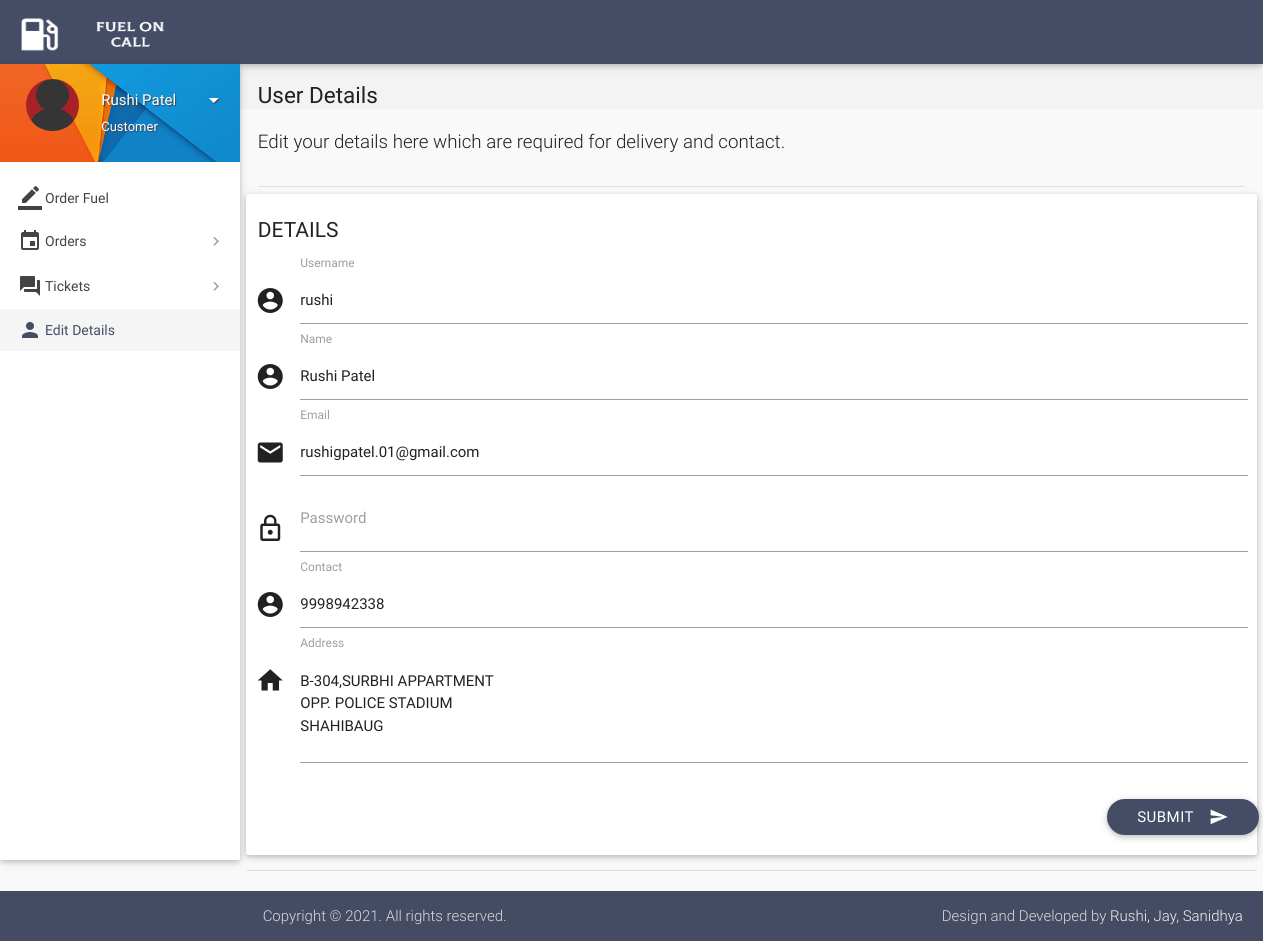
The app's page /details.php (signed in) with its own data.
### tables this page shows
CREATE TABLE `users` (
  `id` int(11) NOT NULL,
  `role` varchar(15) NOT NULL DEFAULT 'Customer',
  `name` varchar(15) NOT NULL,
  `username` varchar(10) NOT NULL,
  `password` varchar(16) NOT NULL,
  `email` varchar(35) DEFAULT NULL,
  `address` varchar(300) DEFAULT NULL,
  `contact` bigint(11) NOT NULL,
  `verified` tinyint(1) NOT NULL DEFAULT 0,
  `deleted` tinyint(4) NOT NULL DEFAULT 0
);

### includes/connect.php (called while the page is built, shortened)
<?php
$role = $_SESSION['role'];
?>

### details.php (the view, shortened to what this page needs)
<?php
include 'includes/connect.php';
$user_id = $_SESSION['user_id'];
$result = mysqli_query($con, "SELECT * FROM users where id = $user_id");
while($row = mysqli_fetch_array($result)){
$name = $row['name'];
$address = $row['address'];
$contact = $row['contact'];
$email = $row['email'];
$username = $row['username'];
}
	if($_SESSION['customer_sid']==session_id())
	{
		?>
<!DOCTYPE html>
<html lang="en">
<head>
  <link href="css/materialize.min.css" type="text/css" rel="stylesheet" media="screen,projection">
  <link href="css/style.min.css" type="text/css" rel="stylesheet" media="screen,projection">
  <link href="css/custom/custom.min.css" type="text/css" rel="stylesheet" media="screen,projection">
  <link href="js/plugins/perfect-scrollbar/perfect-scrollbar.css" type="text/css" rel="stylesheet" media="screen,projection">
</head>
<body>
  <header id="header" class="page-topbar">
        <div class="navbar-fixed">
            <nav class="navbar-color">
                <div class="nav-wrapper">
                    <ul class="left">
                      <li><h1 class="logo-wrapper"><a href="index.php" class="brand-logo darken-1"><img src="images/materialize-logo.png" alt="logo"></a> <span class="logo-text">Logo</span></h1></li>
                    </ul>
                </div>
            </nav>
        </div>
  </header>
  <div id="main">
    <div class="wrapper">
      <aside id="left-sidebar-nav">
        <ul id="slide-out" class="side-nav fixed leftside-navigation">
            <li class="user-details cyan darken-2">
            <div class="row">
                <div class="col col s4 m4 l4">
                    <img src="images/avatar.jpg" alt="" class="circle responsive-img valign profile-image">
                </div>
                <div class="col col s8 m8 l8">
                    <a class="btn-flat dropdown-button waves-effect waves-light white-text profile-btn" href="#" data-activates="profile-dropdown"><?php echo $name;?> <i class="mdi-navigation-arrow-drop-down right"></i></a>
                    <p class="user-roal"><?php echo $role;?></p>
                </div>
            </div>
            </li>
            <li class="bold"><a href="index.php" class="waves-effect waves-cyan"><i class="mdi-editor-border-color"></i> Order Fuel</a>
            </li>
                <li class="no-padding">
                    <ul class="collapsible collapsible-accordion">
                        <li class="bold"><a class="collapsible-header waves-effect waves-cyan"><i class="mdi-editor-insert-invitation"></i> Orders</a>
                        </li>
                    </ul>
                </li>
                <li class="no-padding">
                    <ul class="collapsible collapsible-accordion">
                        <li class="bold"><a class="collapsible-header waves-effect waves-cyan"><i class="mdi-action-question-answer"></i> Tickets</a>
                        </li>
                    </ul>
                </li>
            <li class="bold active"><a href="details.php" class="waves-effect waves-cyan"><i class="mdi-social-person"></i> Edit Details</a>
            </li>
        </ul>
        </aside>
      <section id="content">
        <div id="breadcrumbs-wrapper">
          <div class="container">
            <div class="row">
              <div class="col s12 m12 l12">
                <h5 class="breadcrumbs-title">User Details</h5>
              </div>
            </div>
          </div>
        </div>
        <div class="container">
          <p class="caption">Edit your details here which are required for delivery and contact.</p>
          <div class="divider"></div>
            <div class="row">
              <div class="col s12 m4 l3">
                <h4 class="header">Details</h4>
              </div>
<div>
                <div class="card-panel">
                  <div class="row">
                    <form class="formValidate" id="formValidate" method="post" action="routers/details-router.php" novalidate="novalidate"class="col s12">
                      <div class="row">
                        <div class="input-field col s12">
                          <i class="mdi-action-account-circle prefix"></i>
                          <input name="username" id="username" type="text" value="<?php echo $username;?>" data-error=".errorTxt1">
                          <label for="username" class="">Username</label>
                        </div>
                      </div>
                      <div class="row">
                        <div class="input-field col s12">
                          <i class="mdi-action-account-circle prefix"></i>
                          <input name="name" id="name" type="text" value="<?php echo $name;?>" data-error=".errorTxt2">
                          <label for="name" class="">Name</label>
                        </div>
                      </div>
                      <div class="row">
                        <div class="input-field col s12">
                          <i class="mdi-communication-email prefix"></i>
                          <input name="email" id="email" type="email" value="<?php echo $email;?>" data-error=".errorTxt3">
                          <label for="email" class="">Email</label>
                        </div>
                      </div>
                      <div class="row">
                        <div class="input-field col s12">
                          <i class="mdi-action-lock-outline prefix"></i>
                          <input name="password" id="password" type="password" data-error=".errorTxt4">
                          <label for="password" class="">Password</label>
                        </div>
                      </div>
                      <div class="row">
                        <div class="input-field col s12">
                          <i class="mdi-action-account-circle prefix"></i>
                          <input name="phone" id="phone" type="number" value="<?php echo $contact;?>" data-error=".errorTxt5">
                          <label for="phone" class="">Contact</label>
                        </div>
                      </div>
                      <div class="row">
                        <div class="input-field col s12">
                          <i class="mdi-action-home prefix"></i>
                          <textarea name="address" id="address" class="materialize-textarea validate" data-error=".errorTxt6"><?php echo $address;?></textarea>
                          <label for="address" class="">Address</label>
                        </div>
                        <div class="row">
                          <div class="input-field col s12">
                            <button class="btn cyan waves-effect waves-light right" type="submit" name="action">Submit
                              <i class="mdi-content-send right"></i>
                            </button>
                          </div>
                        </div>
                      </div>
                    </form>
                  </div>
                </div>
              </div>
            <div class="divider"></div>
          </div>
      </section>
    </div>
  </div>
  <footer class="page-footer">
    <div class="footer-copyright">
			<div class="container">
        <span>Copyright © 2021. All rights reserved.</span>
        <span class="right"> Design and Developed by <a class="grey-text text-lighten-4" href="#">Rushi, Jay, Sanidhya</a></span>
      </div>
    </div>
  </footer>
</body>
</html>
<?php
	}
?>

### details.php (style rules this page uses)
.input-field label.active { width:100%; }

### records on screen
users: name "Rushi Patel", username "rushi", email "rushigpatel.01@gmail.com", phone "9998942338", address "B-304,SURBHI APPARTMENT OPP. POLICE STADIUM SHAHIBAUG"

### other values on screen
$role "Customer"
